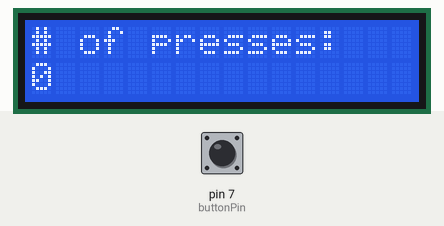
This sketch was run on a simulated Arduino Uno, built with avr-gcc and run on an emulated ATmega328P. Shown: 16×2 character LCD. The test bench sets the inputs (shaded band); at power-on: pin 7 (buttonPin) HIGH.

Above: at 1.2 s.
1.3 s: pin 7 (buttonPin) pulled LOW for 1 s
At 2.6 s:
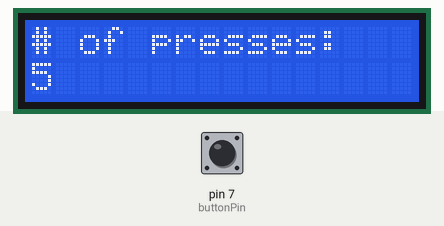
3.8 s: pin 7 (buttonPin) pulled LOW for 0.15 s
At 4.7 s:
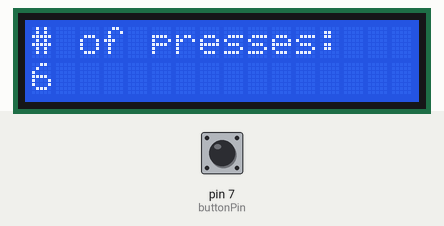
5.5 s: pin 7 (buttonPin) pulled LOW for 0.15 s
At 6.0 s:
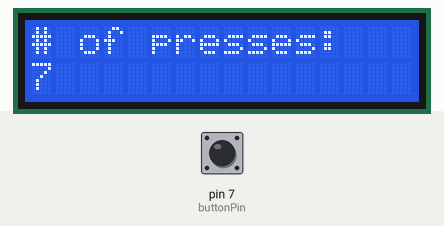
7.2 s: pin 7 (buttonPin) pulled LOW for 1 s
At 9.5 s:
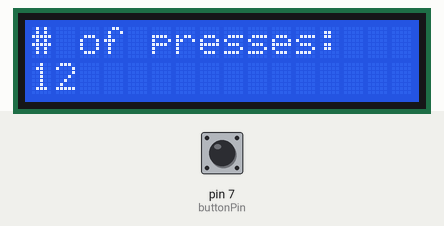
Timing chart, 0 to 10.7 s (numbered marks = the images above; inputs shaded):
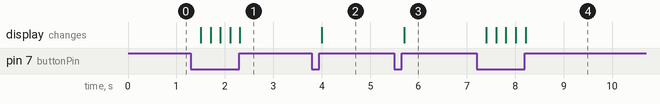

The sketch:

COMP444_4A_LCDHelloWorld_Button_Counter.ino
```cpp
#include <LiquidCrystal.h>

LiquidCrystal lcd(13, 12, 11, 10, 9, 8);

int buttonPin = 7;

int seconds = 0;
int minutes = 0;
int hours = 0;
int presses = 0;

void setup() {
  lcd.begin(16, 2);
  lcd.clear();
  pinMode(buttonPin, INPUT_PULLUP);
}

void loop() {
  lcd.setCursor(0, 0);
  lcd.print("# of presses:");
  lcd.setCursor(0, 1);
  lcd.print(presses);

  if (digitalRead(buttonPin) == LOW) {
    delay(200); //50 ms counts 2/3 presses //100 is ok but sometimes counts 2 presses //200 is good //500 is too long - does not register rapid pressing
    presses += 1;
  }
}
```

Measured:
- after the input at 1.3 s, the display: first changes after 0.20 s (image 1 shows a later state)
- after the input at 3.8 s, the display: changes after 0.20 s (image 2)
- after the input at 5.5 s, the display: changes after 0.20 s (image 3)
- after the input at 7.2 s, the display: first changes after 0.20 s (image 4 shows a later state)
